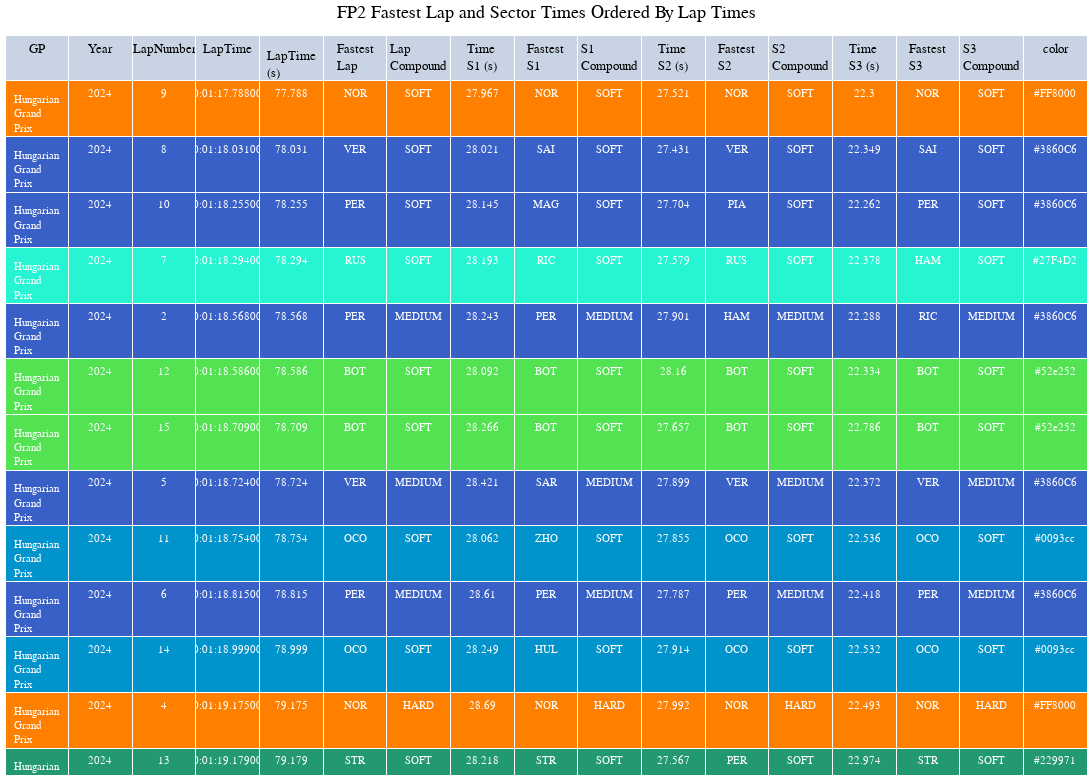

Source (notebook cell):
### Code cell
import plotly.graph_objects as go
# colors = n_colors('rgb(255, 200, 200)', 'rgb(200, 0, 0)', 9, colortype='rgb')

fig_fp2 = go.Figure(go.Table
 (header={"values": LapTime_fp2_ordered.columns},
  cells=dict(
    values=LapTime_fp2_ordered.T.values,
    fill_color=[LapTime_fp2_ordered.color],
    align='center', font=dict(color='white', size=11)
    ))
 )

# fig_fp2.update_layout(
#     updatemenus=[
#         {
#             "buttons": [
#                 {
#                     "label": c,
#                     "method": "update",
#                     "args": [
#                         {
#                             "cells": {
#                                 "values": LapTime_fp2_ordered.T.values
#                                 if c == "All"
#                                 else LapTime_fp2_ordered.loc[LapTime_fp2_ordered["LapNumber"].eq(c)].T.values
#                             }
#                         }
#                     ],
#                 }
#                 for c in ["All"] + LapTime_fp2_ordered["LapNumber"].unique().tolist()
#             ]
#         }
#     ]
# )
fig_fp2.update_layout(
    title="FP2 Fastest Lap and Sector Times Ordered By Lap Times",
        title_x=0.5,
    yaxis = dict(tickfont = dict(size=15)),
    xaxis = dict(tickfont = dict(size=15)),
    font=dict(
        family="PT Sans Narrow",
        size=13,
        color="Black"
    ),
    height=780,
    width=1200,
    title_font_family="PT Sans Narrow",
    margin=dict(l=5, r=5, t=35, b=5),
)

fig_fp2.show()

### Figure 1 — Plotly figure (JSON) as saved in the notebook; plotly's stock layout.template omitted (floating-point values rounded to 4 significant figures; data arrays with more than 128 entries replaced by an {"elided": "..."} marker saying what was removed)
{"data": [{"cells": {"align": "center", "fill": {"color": [["#FF8000", "#3860C6", "#3860C6", "#27F4D2", "#3860C6", "#52e252", "#52e252", "#3860C6", "#0093cc", "#3860C6", "#0093cc", "#FF8000", "#229971", "#52e252", "#0093cc", "#3860C6", "#3860C6", "#52e252", "#FF8000", "#3860C6", "#0093cc", "#0093cc", "#0093cc", "#FF8000"]]}, "font": {"color": "white", "size": 11}, "values": {"elided": "17x24 mixed values"}}, "header": {"values": ["GP", "Year", "LapNumber", "LapTime", "LapTime (s)", "Fastest Lap", "Lap Compound", "Time S1 (s)", "Fastest S1", "S1 Compound", "Time S2 (s)", "Fastest S2", "S2 Compound", "Time S3 (s)", "Fastest S3", "S3 Compound", "color"]}, "type": "table"}], "layout": {"font": {"color": "Black", "family": "PT Sans Narrow", "size": 13}, "height": 780, "margin": {"b": 5, "l": 5, "r": 5, "t": 35}, "title": {"font": {"family": "PT Sans Narrow"}, "text": "FP2 Fastest Lap and Sector Times Ordered By Lap Times", "x": 0.5}, "width": 1200, "xaxis": {"tickfont": {"size": 15}}, "yaxis": {"tickfont": {"size": 15}}}}
